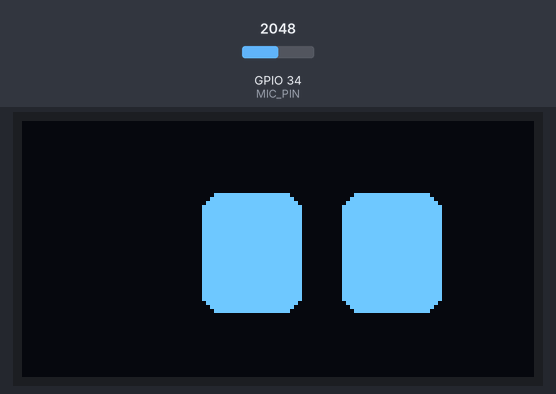
This sketch was run on a simulated ESP32. On the bench: 128×64 one-colour display. Inputs (shaded band) come from the test bench; at power-on: GPIO 34 (MIC_PIN) = 2048 (analog values on the 0–4095 scale). WiFi joins after 1.5 s; servers stay silent unless stated; uploads are accepted with an empty reply; random numbers use the default seed unless the sketch sets one; what the sketch prints to the serial monitor is not drawn.

Above: at 2.4 s.
At 8.4 s:
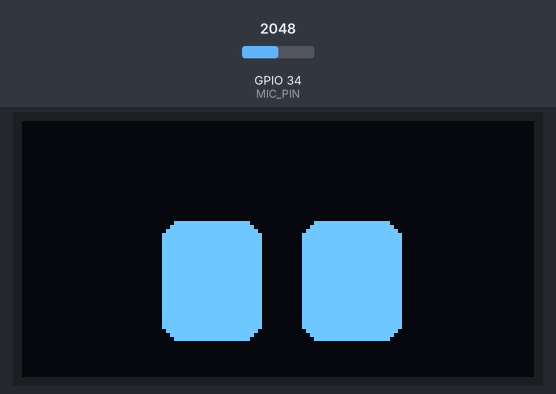
At 14.7 s:
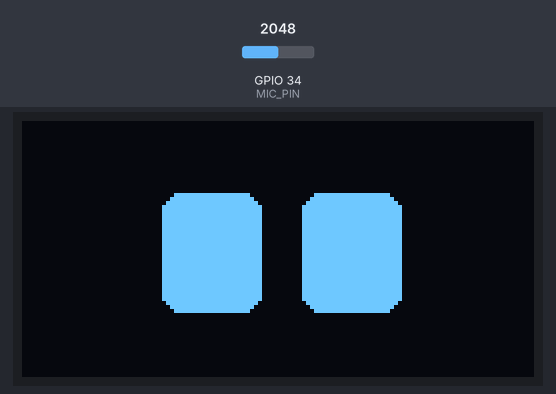
At 18.4 s:
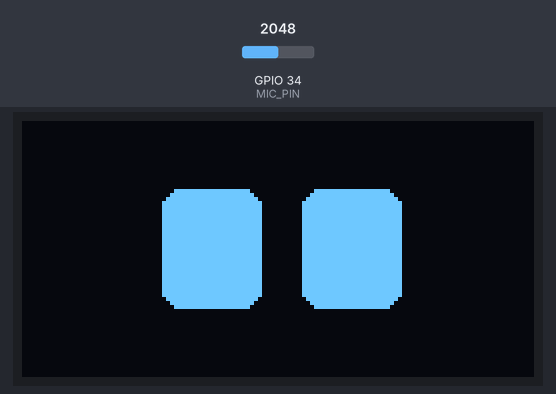
At 22.8 s:
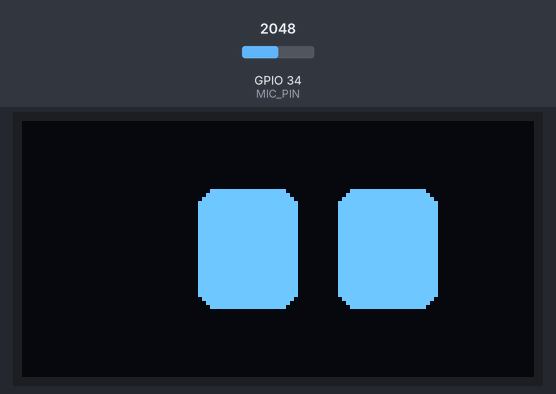
At 35.9 s:
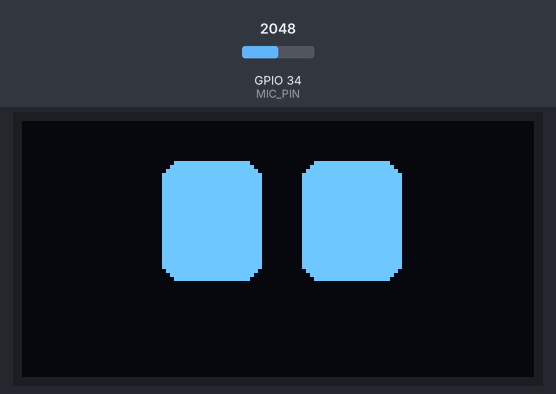

The sketch:

combined.ino
```cpp
#include <WiFi.h>
#include <HTTPClient.h>
#include <vector>
#include <Wire.h>
#include <Adafruit_GFX.h>
#include <Adafruit_SSD1306.h>

// ---------- OLED Display ----------
#define SCREEN_WIDTH 128
#define SCREEN_HEIGHT 64
#define OLED_RESET -1

Adafruit_SSD1306 display(SCREEN_WIDTH, SCREEN_HEIGHT, &Wire, OLED_RESET);

// ---------- WiFi & server ----------
const char* ssid       = "Motorola";
const char* password   = "hell-nah";
const char* SERVER_URL = "http://10.205.157.83:5000/transcribe";

// ---------- Microphone ----------
const int MIC_PIN       = 34;
const int SAMPLE_RATE   = 8000;   // Hz
const int MAX_SECONDS   = 4;      // safe limit
int MAX_SAMPLES         = SAMPLE_RATE * MAX_SECONDS;

// dynamic buffer
uint8_t *samples = nullptr;
size_t sampleCount = 0;

unsigned long lastSend = 0;
unsigned long nextSampleTime = 0;
unsigned long sampleInterval = 1000000 / SAMPLE_RATE; // microseconds between samples

// ---------- Eye animation variables ----------
// Eye positions
int leftEyeX = 45;
int rightEyeX = 80;
int eyeY = 18;
int eyeWidth = 25;
int eyeHeight = 30;

// Offsets
int targetOffsetX = 0;
int targetOffsetY = 0;
int moveSpeed = 5;

// Blinking
bool isBlinking = false;
bool closing = true;
float blinkProgress = 0;        // 0 → 1 (open → closed)
float blinkSpeed = 0.15;        // Faster blinking
unsigned long lastBlinkTrigger = 0;
int blinkDelay = 3500;          // Blinks faster/more frequent
unsigned long lastEyeMove = 0;
unsigned long blinkPauseStart = 0;
bool inBlinkPause = false;

// Eye position interpolation
float offsetX = 0, offsetY = 0;

// Display update timing
unsigned long lastDisplayUpdate = 0;
const int displayInterval = 18; // milliseconds between display updates

// ---------- Little-endian helpers ----------
void write_u32_le(uint8_t *buf, uint32_t value) {
  buf[0] = value & 0xFF;
  buf[1] = (value >> 8) & 0xFF;
  buf[2] = (value >> 16) & 0xFF;
  buf[3] = (value >> 24) & 0xFF;
}

void write_u16_le(uint8_t *buf, uint16_t value) {
  buf[0] = value & 0xFF;
  buf[1] = (value >> 8) & 0xFF;
}

// ---------- Build WAV ----------
void buildWav(std::vector<uint8_t> &wav) {
  const uint16_t numChannels   = 1;
  const uint16_t bitsPerSample = 8;

  uint32_t dataSize = sampleCount;
  uint32_t chunkSize = 36 + dataSize;
  uint32_t byteRate = SAMPLE_RATE * numChannels * bitsPerSample / 8;
  uint16_t blockAlign = numChannels * bitsPerSample / 8;

  wav.resize(44 + dataSize);
  uint8_t *h = wav.data();

  // RIFF Header
  h[0]='R'; h[1]='I'; h[2]='F'; h[3]='F';
  write_u32_le(h+4, chunkSize);
  h[8]='W'; h[9]='A'; h[10]='V'; h[11]='E';

  // fmt chunk
  h[12]='f'; h[13]='m'; h[14]='t'; h[15]=' ';
  write_u32_le(h+16, 16);
  write_u16_le(h+20, 1);
  write_u16_le(h+22, 1);
  write_u32_le(h+24, SAMPLE_RATE);
  write_u32_le(h+28, byteRate);
  write_u16_le(h+32, blockAlign);
  write_u16_le(h+34, bitsPerSample);

  // data chunk
  h[36]='d'; h[37]='a'; h[38]='t'; h[39]='a';
  write_u32_le(h+40, dataSize);

  memcpy(wav.data() + 44, samples, sampleCount);
}

// ---------- Send to Flask ----------
void sendWavToServer() {
  if (sampleCount == 0) {
    Serial.println("No samples recorded.");
    return;
  }

  std::vector<uint8_t> wavData;
  buildWav(wavData);

  Serial.print("Sending WAV of size: ");
  Serial.println(wavData.size());

  HTTPClient http;
  WiFiClient client;
  if (WiFi.status() != WL_CONNECTED) {
    Serial.println("WiFi not connected; skipping send.");
    return;
  }
  if (!http.begin(client, SERVER_URL)) {
    Serial.println("HTTP begin failed.");
    return;
  }
  http.addHeader("Content-Type", "audio/wav");
  http.setTimeout(15000);
  http.setReuse(false);

  int code = http.POST((uint8_t*)wavData.data(), (size_t)wavData.size());
  Serial.print("Server response code: ");
  Serial.println(code);

  if (code > 0) {
    Serial.println(http.getString());
  } else {
    Serial.print("HTTP error: ");
    Serial.println(http.errorToString(code));
  }
  http.end();
}

// ---------- Eye animation functions ----------
void updateEyeAnimation() {
  unsigned long t = millis();

  // Trigger blink
  if (!isBlinking && t - lastBlinkTrigger > blinkDelay) {
    isBlinking = true;
    closing = true;
    blinkProgress = 0;
    lastBlinkTrigger = t;
    inBlinkPause = false;
  }

  // Blink update
  if (isBlinking) {
    if (closing) {
      blinkProgress += blinkSpeed;
      if (blinkProgress >= 1.0) {
        blinkProgress = 1.0;
        closing = false;
        inBlinkPause = true;
        blinkPauseStart = t;
      }
    } else if (inBlinkPause) {
      // Non-blocking pause when fully closed
      if (t - blinkPauseStart >= 40) {
        inBlinkPause = false;
      }
    } else {
      blinkProgress -= blinkSpeed;
      if (blinkProgress <= 0.0) {
        blinkProgress = 0.0;
        isBlinking = false;
      }
    }
  }

  // Eye movement only when NOT blinking
  if (t - lastEyeMove > random(1200, 2500) && !isBlinking) {
    int m = random(0, 8);
    if (m == 0) { targetOffsetX = -10; targetOffsetY = 0; }
    else if (m == 1) { targetOffsetX = 10; targetOffsetY = 0; }
    else if (m == 2) { targetOffsetX = -10; targetOffsetY = -8; }
    else if (m == 3) { targetOffsetX = 10; targetOffsetY = -8; }
    else if (m == 4) { targetOffsetX = -10; targetOffsetY = 8; }
    else if (m == 5) { targetOffsetX = 10; targetOffsetY = 8; }
    else { targetOffsetX = 0; targetOffsetY = 0; }

    lastEyeMove = t;
  }

  // Smooth position interpolation
  offsetX += (targetOffsetX - offsetX) / moveSpeed;
  offsetY += (targetOffsetY - offsetY) / moveSpeed;
}

void drawBlinkEye(int x, int y, int w, int h, float easedBlink) {
  // easedBlink: 0 = open, 1 = closed

  int cover = easedBlink * (h / 2);

  // Base eye shape
  display.fillRoundRect(x, y, w, h, 5, WHITE);

  // Eyelids
  display.fillRect(x, y, w, cover, BLACK);               // top lid
  display.fillRect(x, y + h - cover, w, cover, BLACK);   // bottom lid
}

void renderEyes() {
  display.clearDisplay();

  // Ease-out calculation
  float eased = blinkProgress;
  eased = eased * eased;    // ease-out effect (slows down at the end)

  drawBlinkEye(leftEyeX + offsetX, eyeY + offsetY, eyeWidth, eyeHeight, eased);
  drawBlinkEye(rightEyeX + offsetX, eyeY + offsetY, eyeWidth, eyeHeight, eased);

  display.display();
}

void setup() {
  Serial.begin(115200);

  // ---------- OLED Display Setup ----------
  if(!display.begin(SSD1306_SWITCHCAPVCC, 0x3C)) {
    Serial.println(F("SSD1306 allocation failed"));
    for(;;);
  }
  display.clearDisplay();
  display.display();
  delay(700);

  // ---------- PSRAM allocation ----------
  if (psramFound()) {
    Serial.println("PSRAM found. Allocating from PSRAM...");
    samples = (uint8_t*) ps_malloc(MAX_SAMPLES);
  } else {
    Serial.println("No PSRAM. Allocating from normal RAM...");
    samples = (uint8_t*) malloc(MAX_SAMPLES);
  }

  if (!samples) {
    Serial.println("ERROR: Could not allocate buffer!");
    while(true);
  }

  // ---------- WiFi ----------
  WiFi.begin(ssid, password);
  Serial.print("Connecting");
  while (WiFi.status() != WL_CONNECTED) {
    delay(300);
    Serial.print(".");
  }
  Serial.println("\nConnected!");

  // Configure ADC for better range on ESP32
  analogReadResolution(12);
  analogSetPinAttenuation(MIC_PIN, ADC_11db);

  // Initialize timing
  nextSampleTime = micros();
  lastSend = millis();
  lastEyeMove = millis();
  lastDisplayUpdate = millis();

  Serial.print("Sample rate: ");
  Serial.print(SAMPLE_RATE);
  Serial.println(" Hz");
  Serial.print("Sample interval: ");
  Serial.print(sampleInterval);
  Serial.println(" microseconds");
  Serial.print("Buffer size: ");
  Serial.print(MAX_SAMPLES);
  Serial.println(" samples");

  Serial.println("System ready - Eyes and Microphone active!");
}

void loop() {
  unsigned long currentTime = micros();
  unsigned long currentMillis = millis();

  // ---------- Microphone Sampling ----------
  // Sample at precise intervals for true 8kHz rate
  if (currentTime >= nextSampleTime) {
    int raw = analogRead(MIC_PIN);

    // Sample continuously at 8kHz into buffer
    if (sampleCount < MAX_SAMPLES) {
      samples[sampleCount++] = map(raw, 0, 4095, 0, 255);
    }

    nextSampleTime = currentTime + sampleInterval;
  }

  // ---------- Eye Animation Update (only update display at intervals) ----------
  if (currentMillis - lastDisplayUpdate >= displayInterval) {
    updateEyeAnimation();
    renderEyes();
    lastDisplayUpdate = currentMillis;
  }

  // ---------- Audio Processing ----------
  // Every 4 seconds, send whatever is in buffer
  if (currentMillis - lastSend >= 4000) {
    Serial.print("Sending 4-second chunk... Samples collected: ");
    Serial.print(sampleCount);
    Serial.print(" (Expected: ");
    Serial.print(SAMPLE_RATE * 4);
    Serial.println(")");
    sendWavToServer();
    sampleCount = 0;      // reset buffer after sending
    lastSend = currentMillis;  // reset timer
    nextSampleTime = micros(); // reset sample timing
  }

  // If buffer overflows before 4s, send immediately to avoid loss
  if (sampleCount >= MAX_SAMPLES) {
    Serial.print("Buffer full; sending chunk early... Samples: ");
    Serial.print(sampleCount);
    Serial.print(" Time elapsed: ");
    Serial.print(currentMillis - lastSend);
    Serial.println("ms");
    sendWavToServer();
    sampleCount = 0;
    lastSend = currentMillis;
    nextSampleTime = micros();
  }
}
```

Measured:
- what the display in image 0 shows lasts 1.3 s, from 2.3 s to 3.6 s
- what the display in image 1 shows lasts 1.2 s, from 8.4 s to 9.6 s
- what the display in image 2 shows lasts 1.5 s, from 14.6 s to 16.1 s
- what the display in image 4 shows lasts 1.5 s, from 22.7 s to 24.2 s
